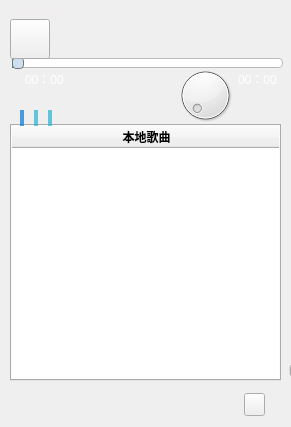
<?xml version="1.0" encoding="UTF-8"?>
<ui version="4.0">
 <class>Widget</class>
 <widget class="QWidget" name="Widget">
  <property name="geometry">
   <rect>
    <x>0</x>
    <y>0</y>
    <width>291</width>
    <height>427</height>
   </rect>
  </property>
  <property name="minimumSize">
   <size>
    <width>291</width>
    <height>427</height>
   </size>
  </property>
  <property name="maximumSize">
   <size>
    <width>291</width>
    <height>427</height>
   </size>
  </property>
  <property name="windowTitle">
   <string>Widget</string>
  </property>
  <property name="styleSheet">
   <string notr="true">
/*btn打开文件*/
QPushButton#btn_openfiles,QPushButton#btn_close,QPushButton#btn_minimum
{
	border:none;
}

/*时间显示*/
QLabel#lab_currenttime,QLabel#lab_duration
{
color:white;
}
/*当前歌曲信息居中*/
QLabel#lab_album
{
text-align:center;
}
/*歌词显示*/


/*进度条美化*/
QSlider::groove:horizontal {  
  border: 1px solid #bbb;
background: white;
height: 8px;  
border-radius: 4px;  

}


QSlider::sub-page:horizontal
{
background:  rgb(45, 91, 67);
	background-color: qlineargradient(spread:pad, x1:0, y1:0.006, x2:1, y2:0.011, stop:0 rgba(22, 132, 50, 216), stop:1 rgba(0, 238, 213, 255));
height: 8px;
border-radius: 4px;
	
}  


QSlider::handle:horizontal {  
background:#CFDFF2; 
border: 1px solid #777;  
width: 10px;  
border-radius: 4px;  
margin-top: -2px;
margin-bottom: -2px;
margin-left: -1px;
}  

/*btn歌曲控制*/
QPushButton#btn_play
{
border-radius: 17px;
border: 1px solid qlineargradient(spread:pad, x1:0, y1:0.006, x2:1, y2:0.011, stop:0 rgba(22, 0, 50, 0), stop:1 rgba(0, 238, 213, 0)) ;
}



QPushButton#btn_next
{
border-radius: 15px;
border: 1px solid qlineargradient(spread:pad, x1:0, y1:0.006, x2:1, y2:0.011, stop:0 rgba(22, 0, 50, 0), stop:1 rgba(0, 238, 213, 0)) ;
}

QPushButton#btn_prev
{
border-radius: 15px;
border: 1px solid qlineargradient(spread:pad, x1:0, y1:0.006, x2:1, y2:0.011, stop:0 rgba(22, 0, 50, 0), stop:1 rgba(0, 238, 213, 0)) ;

}

/*音量*/
QDial#dial_volumn
{
 border:none;
}

/*播放列表*/

/*播放模式*/
/*copy*/
 QScrollBar:vertical {
     border: 2px solid grey;
     background: #32CC99;
     width: 15px;
     margin: 22px 0 22px 0;
 }
 QScrollBar::handle:vertical {
     background:rgb(41,174,255);
     min-height: 20px;
 }

 QScrollBar::add-line:vertical {
     border: 2px solid grey;
     background: #32CC99;
     height: 20px;
     subcontrol-position: bottom;
     subcontrol-origin: margin;
 }

 QScrollBar::sub-line:vertical {
     border: 2px solid grey;
     background: #32CC99;
     height: 20px;
     subcontrol-position: top;
     subcontrol-origin: margin;
 }
 QScrollBar::up-arrow:vertical, QScrollBar::down-arrow:vertical {
     border: 2px solid grey;
     width: 3px;
     height: 3px;
     background: white;
 }

/*scrollbar没有背景*/
 QScrollBar::add-page:vertical, QScrollBar::sub-page:vertical {
     background: none;
 }


/*歌词列表颜色*/
/*QtabWidget--QTabBar::tab*/
QTabBar::tab
{
	background-color:rgba(36,178,206,0.7);
	height:12px;
    border: 1px;
    border-bottom-color: #C2C7CB; 
    border-top-left-radius: 8px;
	border-bottom-left-radius: 8px;
    border-top-right-radius: 8px;
	border-bottom-right-radius: 8px;
    min-width: 4ex;
    padding: 2px;
	margin-left:10px;
	
}
QTabBar::tab:selected 
{
  background-color:rgba(0,120,215,0.7); 
}
QTabWidget::tab-bar {
    alignment: center;
}
/*search btn*/
QPushButton#btn_search
{
	border:none;
}

QLabel#lab_name
{
	font-size:14px;
	color:rgb(242,237,237);
	font-family:&quot;微软雅黑&quot;
}</string>
  </property>
  <widget class="QPushButton" name="btn_prev">
   <property name="geometry">
    <rect>
     <x>68</x>
     <y>389</y>
     <width>32</width>
     <height>31</height>
    </rect>
   </property>
   <property name="text">
    <string/>
   </property>
  </widget>
  <widget class="QPushButton" name="btn_play">
   <property name="geometry">
    <rect>
     <x>123</x>
     <y>383</y>
     <width>41</width>
     <height>41</height>
    </rect>
   </property>
   <property name="text">
    <string/>
   </property>
  </widget>
  <widget class="QPushButton" name="btn_next">
   <property name="geometry">
    <rect>
     <x>185</x>
     <y>389</y>
     <width>31</width>
     <height>31</height>
    </rect>
   </property>
   <property name="text">
    <string/>
   </property>
  </widget>
  <widget class="QPushButton" name="btn_openfiles">
   <property name="geometry">
    <rect>
     <x>244</x>
     <y>25</y>
     <width>31</width>
     <height>31</height>
    </rect>
   </property>
   <property name="cursor">
    <cursorShape>PointingHandCursor</cursorShape>
   </property>
   <property name="text">
    <string/>
   </property>
  </widget>
  <widget class="QSlider" name="sld_process">
   <property name="geometry">
    <rect>
     <x>12</x>
     <y>52</y>
     <width>271</width>
     <height>22</height>
    </rect>
   </property>
   <property name="styleSheet">
    <string notr="true"/>
   </property>
   <property name="orientation">
    <enum>Qt::Horizontal</enum>
   </property>
  </widget>
  <widget class="QDial" name="dial_volumn">
   <property name="geometry">
    <rect>
     <x>175</x>
     <y>63</y>
     <width>60</width>
     <height>64</height>
    </rect>
   </property>
   <property name="wrapping">
    <bool>false</bool>
   </property>
  </widget>
  <widget class="QTabWidget" name="tabWidget">
   <property name="geometry">
    <rect>
     <x>10</x>
     <y>110</y>
     <width>271</width>
     <height>271</height>
    </rect>
   </property>
   <property name="tabPosition">
    <enum>QTabWidget::North</enum>
   </property>
   <property name="tabShape">
    <enum>QTabWidget::Rounded</enum>
   </property>
   <property name="currentIndex">
    <number>0</number>
   </property>
   <property name="movable">
    <bool>false</bool>
   </property>
   <widget class="QWidget" name="tab">
    <attribute name="title">
     <string/>
    </attribute>
    <widget class="QTableWidget" name="tab_playlist">
     <property name="geometry">
      <rect>
       <x>-1</x>
       <y>-1</y>
       <width>271</width>
       <height>260</height>
      </rect>
     </property>
     <property name="editTriggers">
      <set>QAbstractItemView::NoEditTriggers</set>
     </property>
     <attribute name="horizontalHeaderStretchLastSection">
      <bool>true</bool>
     </attribute>
     <column>
      <property name="text">
       <string>本地歌曲</string>
      </property>
      <property name="font">
       <font>
        <family>Algerian</family>
        <weight>75</weight>
        <bold>true</bold>
       </font>
      </property>
      <property name="background">
       <color alpha="0">
        <red>0</red>
        <green>0</green>
        <blue>0</blue>
       </color>
      </property>
     </column>
    </widget>
   </widget>
   <widget class="QWidget" name="tab_2">
    <attribute name="title">
     <string/>
    </attribute>
    <widget class="QWidget" name="layoutWidget">
     <property name="geometry">
      <rect>
       <x>39</x>
       <y>180</y>
       <width>181</width>
       <height>61</height>
      </rect>
     </property>
     <layout class="QVBoxLayout" name="verticalLayout">
      <item>
       <widget class="QLabel" name="lab_singer">
        <property name="text">
         <string>歌手:</string>
        </property>
       </widget>
      </item>
      <item>
       <widget class="QLabel" name="lab_song">
        <property name="text">
         <string>歌曲:</string>
        </property>
       </widget>
      </item>
      <item>
       <widget class="QLabel" name="lab_album">
        <property name="text">
         <string>专辑</string>
        </property>
       </widget>
      </item>
     </layout>
    </widget>
    <widget class="QWidget" name="layoutWidget">
     <property name="geometry">
      <rect>
       <x>21</x>
       <y>51</y>
       <width>221</width>
       <height>91</height>
      </rect>
     </property>
     <layout class="QVBoxLayout" name="verticalLayout_2">
      <item>
       <widget class="QLabel" name="lab_lrc0">
        <property name="text">
         <string>Welcome</string>
        </property>
       </widget>
      </item>
      <item>
       <widget class="QLabel" name="lab_lrc1">
        <property name="font">
         <font>
          <family>微软雅黑</family>
          <pointsize>10</pointsize>
          <weight>75</weight>
          <bold>true</bold>
         </font>
        </property>
        <property name="layoutDirection">
         <enum>Qt::RightToLeft</enum>
        </property>
        <property name="text">
         <string>MJ</string>
        </property>
        <property name="alignment">
         <set>Qt::AlignBottom|Qt::AlignJustify</set>
        </property>
       </widget>
      </item>
      <item>
       <widget class="QLabel" name="lab_lrc2">
        <property name="text">
         <string>Music Player</string>
        </property>
       </widget>
      </item>
     </layout>
    </widget>
   </widget>
   <widget class="QWidget" name="tab_3">
    <attribute name="title">
     <string/>
    </attribute>
    <widget class="QTableWidget" name="tab_playlist_2">
     <property name="geometry">
      <rect>
       <x>-1</x>
       <y>-1</y>
       <width>270</width>
       <height>260</height>
      </rect>
     </property>
     <property name="editTriggers">
      <set>QAbstractItemView::NoEditTriggers</set>
     </property>
     <attribute name="horizontalHeaderStretchLastSection">
      <bool>true</bool>
     </attribute>
     <column>
      <property name="text">
       <string>网络歌曲</string>
      </property>
      <property name="font">
       <font>
        <family>Algerian</family>
        <weight>50</weight>
        <italic>false</italic>
        <bold>false</bold>
       </font>
      </property>
      <property name="background">
       <color alpha="0">
        <red>0</red>
        <green>0</green>
        <blue>0</blue>
       </color>
      </property>
     </column>
    </widget>
   </widget>
  </widget>
  <widget class="QLabel" name="lab_duration">
   <property name="geometry">
    <rect>
     <x>238</x>
     <y>71</y>
     <width>51</width>
     <height>16</height>
    </rect>
   </property>
   <property name="text">
    <string>00：00</string>
   </property>
  </widget>
  <widget class="QLabel" name="lab_currenttime">
   <property name="geometry">
    <rect>
     <x>25</x>
     <y>71</y>
     <width>48</width>
     <height>16</height>
    </rect>
   </property>
   <property name="text">
    <string>00：00</string>
   </property>
  </widget>
  <widget class="QPushButton" name="btn_PlayMode">
   <property name="geometry">
    <rect>
     <x>244</x>
     <y>393</y>
     <width>21</width>
     <height>23</height>
    </rect>
   </property>
   <property name="text">
    <string/>
   </property>
  </widget>
  <widget class="QPushButton" name="btn_skin">
   <property name="geometry">
    <rect>
     <x>10</x>
     <y>19</y>
     <width>40</width>
     <height>40</height>
    </rect>
   </property>
   <property name="text">
    <string/>
   </property>
  </widget>
  <widget class="QPushButton" name="btn_search">
   <property name="geometry">
    <rect>
     <x>11</x>
     <y>395</y>
     <width>50</width>
     <height>20</height>
    </rect>
   </property>
   <property name="text">
    <string/>
   </property>
  </widget>
  <widget class="QSlider" name="sli_fontColor">
   <property name="geometry">
    <rect>
     <x>282</x>
     <y>127</y>
     <width>30</width>
     <height>251</height>
    </rect>
   </property>
   <property name="orientation">
    <enum>Qt::Vertical</enum>
   </property>
  </widget>
  <widget class="QPushButton" name="btn_close">
   <property name="geometry">
    <rect>
     <x>261</x>
     <y>4</y>
     <width>20</width>
     <height>20</height>
    </rect>
   </property>
   <property name="text">
    <string/>
   </property>
  </widget>
  <widget class="QPushButton" name="btn_minimum">
   <property name="geometry">
    <rect>
     <x>234</x>
     <y>3</y>
     <width>21</width>
     <height>21</height>
    </rect>
   </property>
   <property name="text">
    <string/>
   </property>
  </widget>
  <widget class="QLabel" name="lab_name">
   <property name="geometry">
    <rect>
     <x>12</x>
     <y>0</y>
     <width>101</width>
     <height>20</height>
    </rect>
   </property>
   <property name="text">
    <string>MJ Player</string>
   </property>
  </widget>
 </widget>
 <layoutdefault spacing="6" margin="11"/>
 <resources/>
 <connections/>
</ui>
